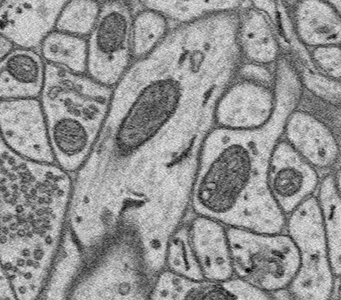
%> input picture superpixels/noise vs denoised segmentation/paper/sc/noise-sc.tif, 341 x 300 px
$ octave NLMS_SC_SLIC.m   (GNU Octave 9; MATLAB toolbox functions it lacks are replaced by stand-ins)
%> lines starting %> are read from the running program, lines starting %| are printed output that depends on the picture
### superpixels/slic/slic.m
% SLIC Simple Linear Iterative Clustering SuperPixels

function [l, C, d] = slic(im, k, m)

    nItr = 10;

    [rows, cols, chan] = size(im);
    if chan ~= 3
        error('Image must be colour');
    end

    % Convert image to L*a*b* colourspace.  This gives us a colourspace that is
    % nominally perceptually uniform. This allows us to use the euclidean
    % distance between colour coordinates to measure differences between
    % colours.  Note the image becomes double after conversion.  We may want to
    % go to signed shorts to save memory.
    im = rgb2lab(im/255);

    % Nominal spacing between grid elements assuming hexagonal grid
    S = sqrt(rows*cols / (k * sqrt(3)/2));

    % Get nodes per row allowing a half column margin at one end that alternates
    % from row to row
    nodeCols = round(cols/S - 0.5);
    % Given an integer number of nodes per row recompute S
    S = cols/(nodeCols + 0.5);

    % Get number of rows of nodes allowing 0.5 row margin top and bottom
    nodeRows = round(rows/(sqrt(3)/2*S));
    vSpacing = rows/nodeRows;

    % Recompute k
    k = nodeRows * nodeCols;

    % Allocate memory and initialise clusters, labels and distances.
    C = zeros(6,k);          % Cluster centre data  1:3 is mean Lab value,
                             % 4:5 is row, col of centre, 6 is No of pixels
    l = -ones(rows, cols);   % Pixel labels.
    d = inf(rows, cols);     % Pixel distances from cluster centres.

    % Initialise clusters on a hexagonal grid
    kk = 1;
    r = vSpacing/2;

    for ri = 1:nodeRows
        % Following code alternates the starting column for each row of grid
        % points to obtain a hexagonal pattern. Note S and vSpacing are kept
        % as doubles to prevent errors accumulating across the grid.
        if mod(ri,2), c = S/2; else c = S;  end

        for ci = 1:nodeCols
            cc = round(c); rr = round(r);
            C(1:5, kk) = [squeeze(im(rr,cc,:)); cc; rr];
            c = c+S;
            kk = kk+1;
        end

        r = r+vSpacing;
    end

    % Now perform the clustering.  10 iterations is suggested but I suspect n
    % could be as small as 2 or even 1
    S = round(S);  % We need S to be an integer from now on

    for n = 1:nItr
       for kk = 1:k  % for each cluster

           % Get subimage around cluster
           rmin = max(C(5,kk)-S, 1);   rmax = min(C(5,kk)+S, rows);
           cmin = max(C(4,kk)-S, 1);   cmax = min(C(4,kk)+S, cols);
           subim = im(rmin:rmax, cmin:cmax, :);
           assert(numel(subim) > 0)

           % Compute distances D between C(:,kk) and subimage
           D = dist(C(:, kk), subim, rmin, cmin, S, m);

           % If any pixel distance from the cluster centre is less than its
           % previous value update its distance and label
           subd =  d(rmin:rmax, cmin:cmax);
           subl =  l(rmin:rmax, cmin:cmax);
           updateMask = D < subd;
           subd(updateMask) = D(updateMask);
           subl(updateMask) = kk;

           d(rmin:rmax, cmin:cmax) = subd;
           l(rmin:rmax, cmin:cmax) = subl;
       end

       % Update cluster centres with mean values
       C(:) = 0;
       for r = 1:rows
           for c = 1:cols
              tmp = [im(r,c,1); im(r,c,2); im(r,c,3); c; r; 1];
              C(:, l(r,c)) = C(:, l(r,c)) + tmp;
           end
       end

       % Divide by number of pixels in each superpixel to get mean values
       for kk = 1:k
           C(1:5,kk) = round(C(1:5,kk)/C(6,kk));
       end

       % Note the residual error, E, is not calculated because we are using a
       % fixed number of iterations
    end

end

% [20 lines left out: function dist, not called in this run]

### superpixels/noise vs denoised segmentation/edges.m
function E = edges(L)

[GX,GY] = gradient(L);
E = logical(min((abs(GX)>0)+(abs(GY)>0),1));

end

### papers/EUSIPCO_2015/NLMS_SC_SLIC.m
clear all;
close all;

%% Image path
im_noisy = 'noise-sc.tif';
im_denoised = 'denoised-sc.tif';
im_labels = 'labels-sc-full.tif';
partial = 0;
S = 150;

%% Read image data
disp('Reading image ...');
I = double(imread(im_noisy));
%> I: size 300x341 double; min 0, max 241, mean 146.9; mean of the top-left, top-right, bottom-left and bottom-right quarters 144.2, 152, 146.8, 144.6
if partial
    I = I(1:S,1:S);
end
J = zeros(size(I,1),size(I,2),3);
J(:,:,1) = I; J(:,:,2) = I; J(:,:,3) = I;
I = double(imread(im_denoised));
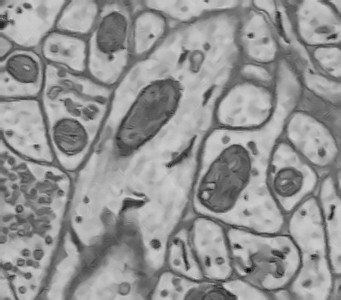
%> input picture superpixels/noise vs denoised segmentation/paper/sc/denoised-sc.tif, 341 x 300 px
%> I: size 300x341 double; min 0, max 209, mean 147.4; mean of the top-left, top-right, bottom-left and bottom-right quarters 144.7, 152.5, 147.3, 145.2
if partial
    I = I(1:S,1:S);
end
K = zeros(size(I,1),size(I,2),3);
K(:,:,1) = I; K(:,:,2) = I;K(:,:,3) = I;
%> after `K(:,:,2) = I`:
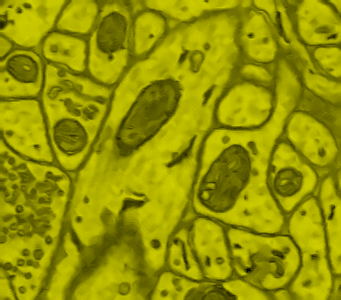
%> K: size 300x341x3 double; mean R, G, B 147.4, 147.4, 0

%% Read groundtruth image data
L = double(imread(im_labels));
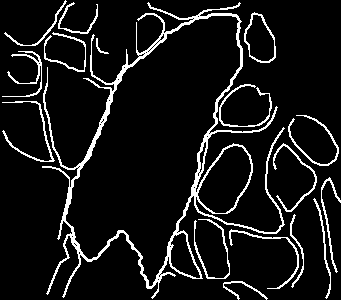
%> input picture superpixels/noise vs denoised segmentation/paper/sc/labels-sc-full.tif, 341 x 300 px
%> L: size 300x341 double; values 0 (black) and 1 (white), 8.8% white in thin lines or dots
if partial
    L = L(1:S,1:S);
end

%% Segmentation parameters
nbSegments = 500;
m_noise = 25;
m_denoised = 10;

%% Construct superpixels on noisy image
disp('Computing superpixels on noisy image ...');
tic;
[noise_labels, ~, ~] = slic(J, nbSegments, m_noise);
%> in slic, `im = rgb2lab(im/255);`: im: size 300x341x3 double; mean of channels 1, 2, 3 60.5, 0, 0
%> after the loop in slic, `for ri = 1:nodeRows`: c = 341; kk = 507
%> after the loop in slic, `for n = 1:nItr`:
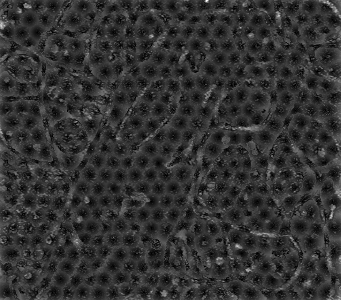
%> d: size 300x341 double; min 0, max 59.38, mean 11.8; drawn with min black and max white
%> after the loop in slic, `for n = 1:nItr`:
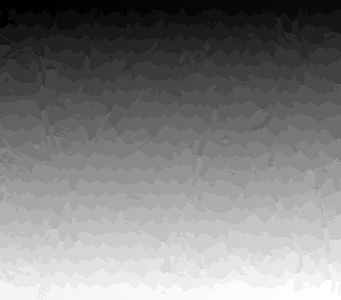
%> l: size 300x341 double; min 1, max 506, mean 254.1; drawn with min black and max white
noise_label_edges = edges(noise_labels);
%> in edges, `[GX,GY] = gradient(L);`:
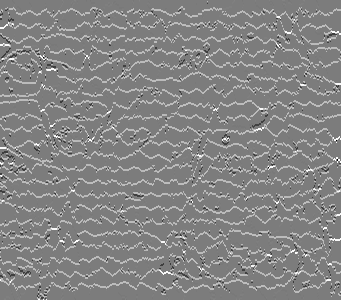
%> GY: size 300x341 double; min -22, max 23, mean 1.6; drawn with min black and max white
%> in edges, `E = logical(min((abs(GX)>0)+(abs(GY)>0),1));`:
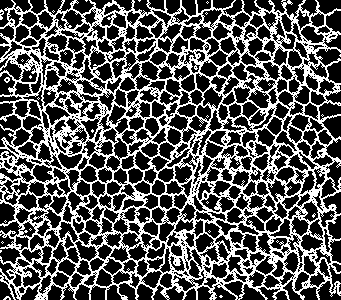
%> E: size 300x341 logical; 33.5% white in thin lines or dots
t = toc;
disp(['Superpixels computed on noisy image. This took ' num2str(t) ' seconds.']);

%% Construct superpixels on denoised image
disp('Computing superpixels on denoised image ...');
tic;
[denoised_labels, ~, ~] = slic(K, nbSegments, m_denoised);
%> in slic (call 2), `im = rgb2lab(im/255);`: im: size 300x341x3 double; mean of channels 1, 2, 3 60.8, 0, 0
%> (the run ends here)
